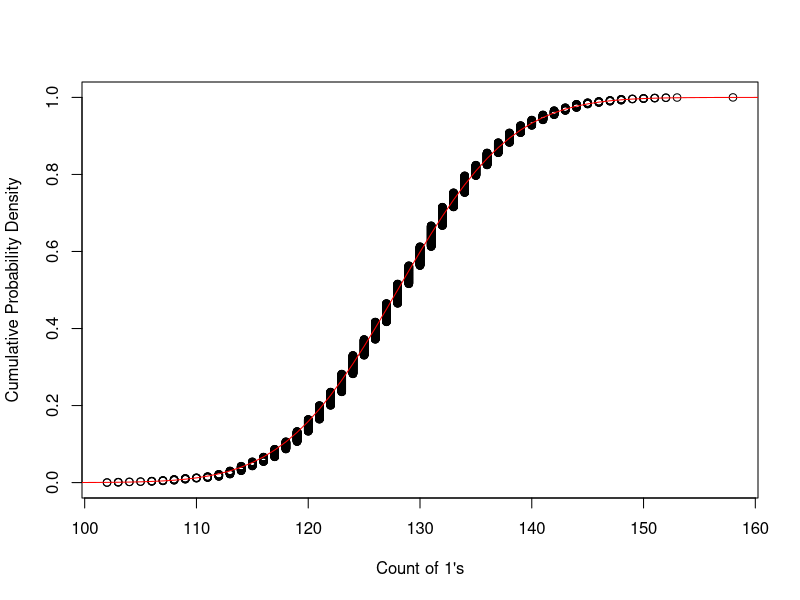

This figure's R source:
## ---- chunk 1
knitr::opts_chunk$set(echo = TRUE)
## ---- chunk 2
df <- read.csv("nums.csv", col.names="val")
nums <- df$val/1000
z <- nums * 8 + 128
n <- length(z)
x <- seq(88, 168)

plot(sort(z), (1:n - 1)/(n-1), xlab = "Count of 1's", ylab="Cumulative Probability Density")
lines(x, pnorm(x, 128, 8), type='l', col='red')
